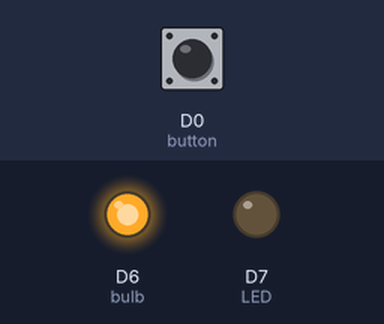
This sketch was run on a simulated ESP8266 (NodeMCU). Shown: output pins drawn as LEDs (lit = HIGH). The test bench sets the inputs (shaded band); at power-on: D0 (button) HIGH.

Above: at 0.1 s.
Timing chart, 0 to 1.6 s (numbered marks = the images above):
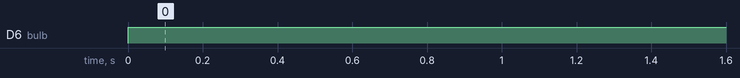

The sketch:

Blink_1_led.ino
```cpp
int LED = D7;
int button =16;
int buzzer=14;
int bulb = 12;

void setup() {
  pinMode(LED, OUTPUT);
  pinMode(button,INPUT);
  //pinMode(buzzer, OUTPUT);
  pinMode(bulb,OUTPUT);

}

void loop() {
  if(digitalRead(button)==0) //high brightness when push button is pressed
  analogWrite(bulb, 1032);
  else
  analogWrite(bulb, 255);    // wait for a second

/*
  analogWrite(LED, 255);
  //digitalWrite(buzzer,LOW);
  analogWrite(buzzer, 255);
  delay(1000);
  analogWrite(LED, 150);
  //digitalWrite(buzzer,HIGH);
  analogWrite(buzzer, 150);
  delay(1000);*/
}
```

Measured:
- by itself, D6 (bulb): LOW → HIGH at 0.00 s
